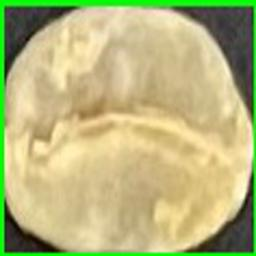
#> input picture train_img/0truebeans/phote0.jpg, 256 x 256 px; its folder holds only this picture in this run
$ jupyter execute --allow-errors beans_sift.ipynb
#> lines starting #> are read from the running program, lines starting #| are printed output that depends on the picture
[cell 1]
# -*- coding: utf-8 -*-
import os
import sys
import cv2
import numpy as np

[cell 2]
## 画像データのクラスIDとパスを取得
#
# @param dir_path 検索ディレクトリ
# @return data_sets [クラスID, 画像データのパス]のリスト
def getDataSet(dir_path):
#> called with dir_path = 'train_img'
    data_sets = []

    sub_dirs = os.listdir(dir_path)
    for classId in sub_dirs:
        sub_dir_path = dir_path + '/' + classId
        img_files = os.listdir(sub_dir_path)
        for f in img_files:
            data_sets.append([classId, sub_dir_path + '/' + f])
#> pass 2 of the loop in getDataSet, `for classId in sub_dirs:`:

    return data_sets

[cell 3]
"""
main
"""
# 定数定義
GRAYSCALE = 0
# KAZE特徴量抽出器
detector = cv2.KAZE_create()

[cell 4]
"""
train
"""
print("train start")
# 訓練データのパスを取得
train_set = getDataSet('train_img')
# 辞書サイズ
dictionarySize = 2
# Bag Of Visual Words分類器
bowTrainer = cv2.BOWKMeansTrainer(dictionarySize)

[cell 5]
# 各画像を分析
for i, (classId, data_path) in enumerate(train_set):
    # 進捗表示
    sys.stdout.write(".")
    # グレースケールで画像読み込み
    gray = cv2.imread(data_path, GRAYSCALE)
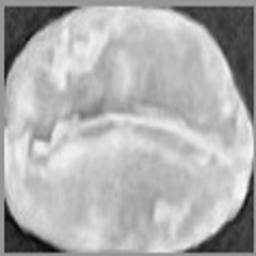
#> gray: shape (256, 256); min 6, max 253, mean 175.4
    # 特徴点とその特徴を計算
    keypoints, descriptors= detector.detectAndCompute(gray, None)
#> keypoints = 90 keypoints; strongest (x, y, size): (198, 40, 26.3), (8, 218, 5.8), (239, 192, 9.6), (25, 223, 9.9)
    # intからfloat32に変換
    descriptors = descriptors.astype(np.float32)
    # 特徴ベクトルをBag Of Visual Words分類器にセット
    bowTrainer.add(descriptors)
#> pass 2 of the loop `for i, (classId, data_path) in enumerate(train_set):`:
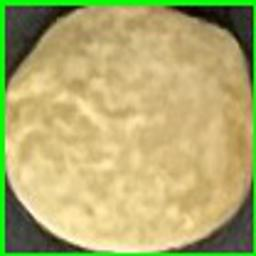
#> input picture train_img/1falsebeans/phote0.jpg, 256 x 256 px
#> `gray = cv2.imread(data_path, GRAYSCALE)`:
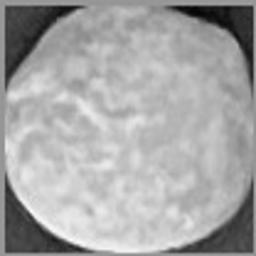
#> gray: shape (256, 256); min 4, max 255, mean 166
#> keypoints = 65 keypoints; strongest (x, y, size): (32, 199, 21.9), (14, 95, 9.3), (9, 9, 5.9), (57, 34, 21.5)

# Bag Of Visual Words分類器で特徴ベクトルを分類
codebook = bowTrainer.cluster()
# 訓練完了
print("train finish")

[cell 6]
"""
test
"""
print("test start")
# テストデータのパス取得
#> (the rest of this cell did not finish here and is left out)
